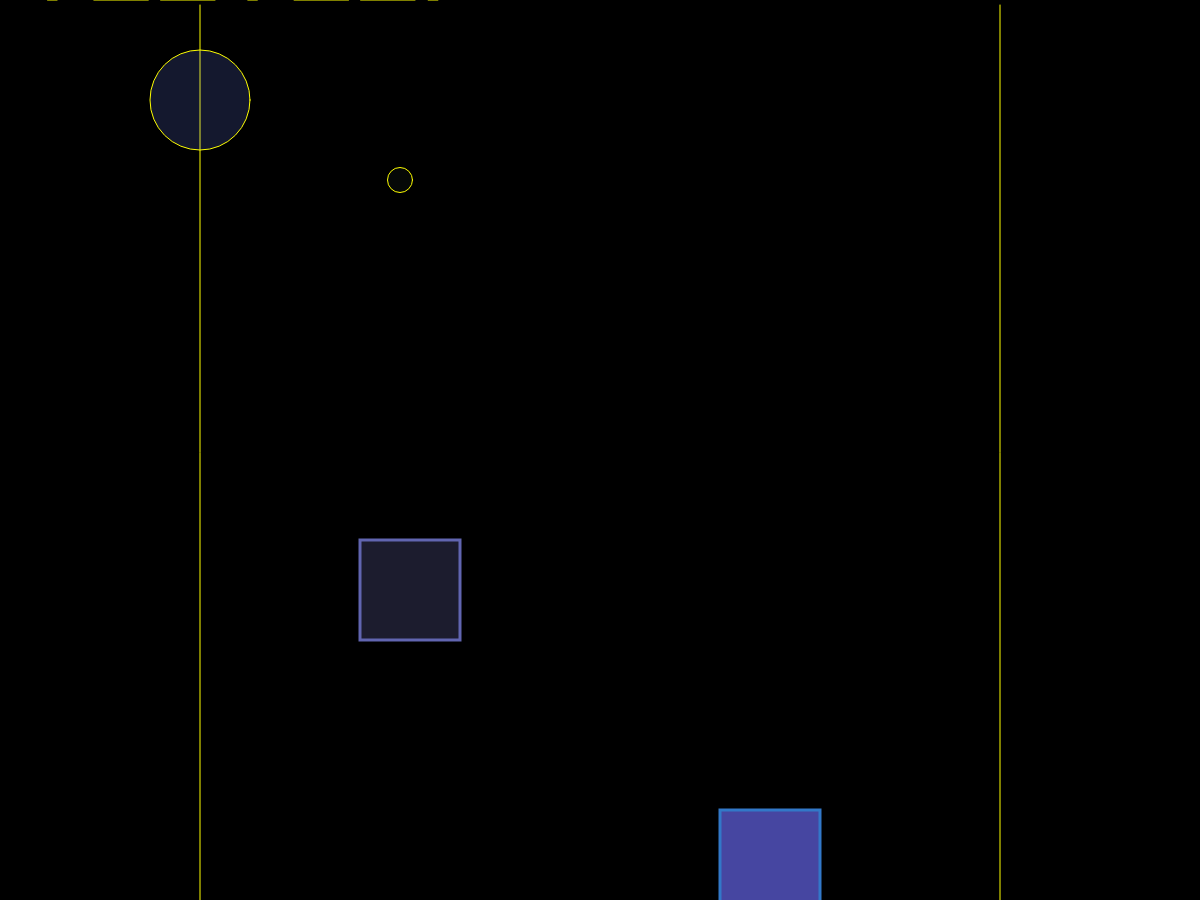
Frame 1 (no input)
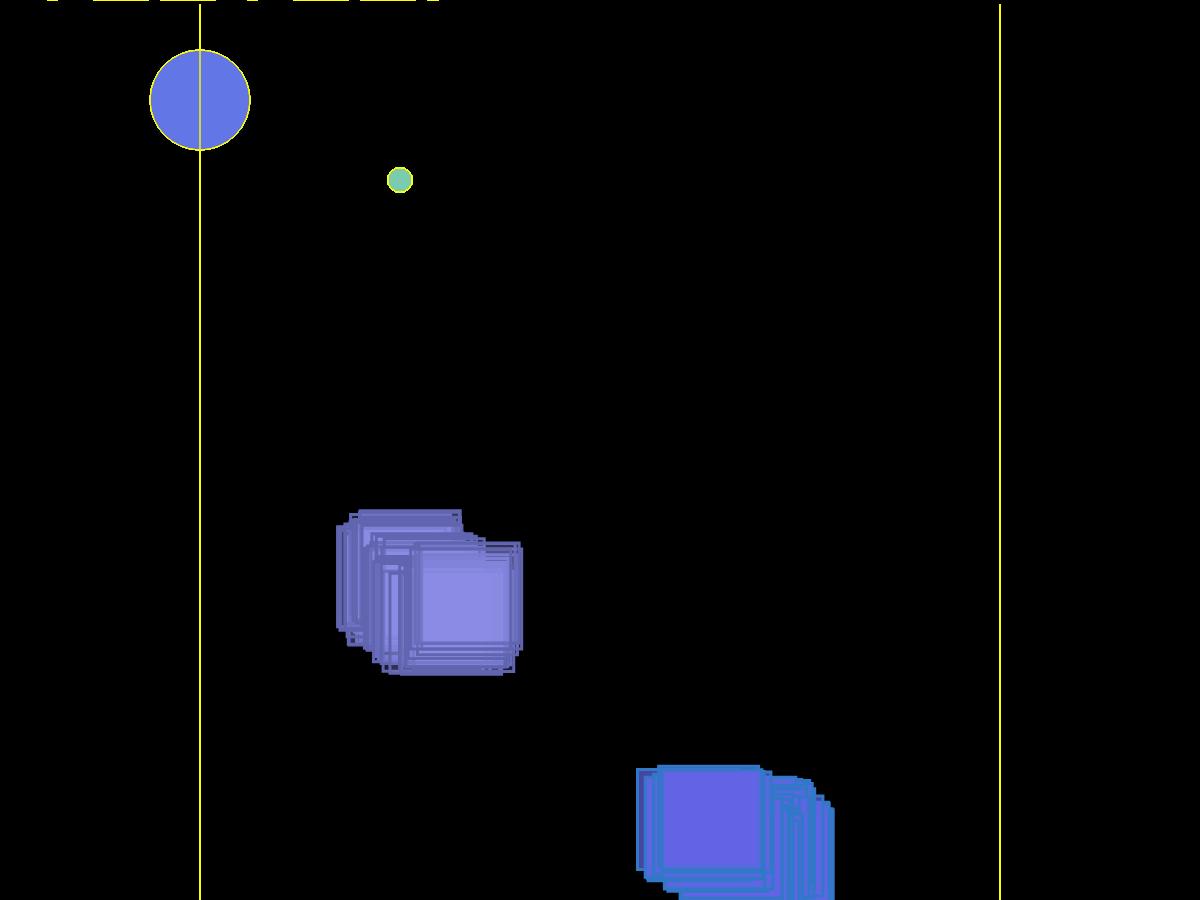
Frame 60 (no input)
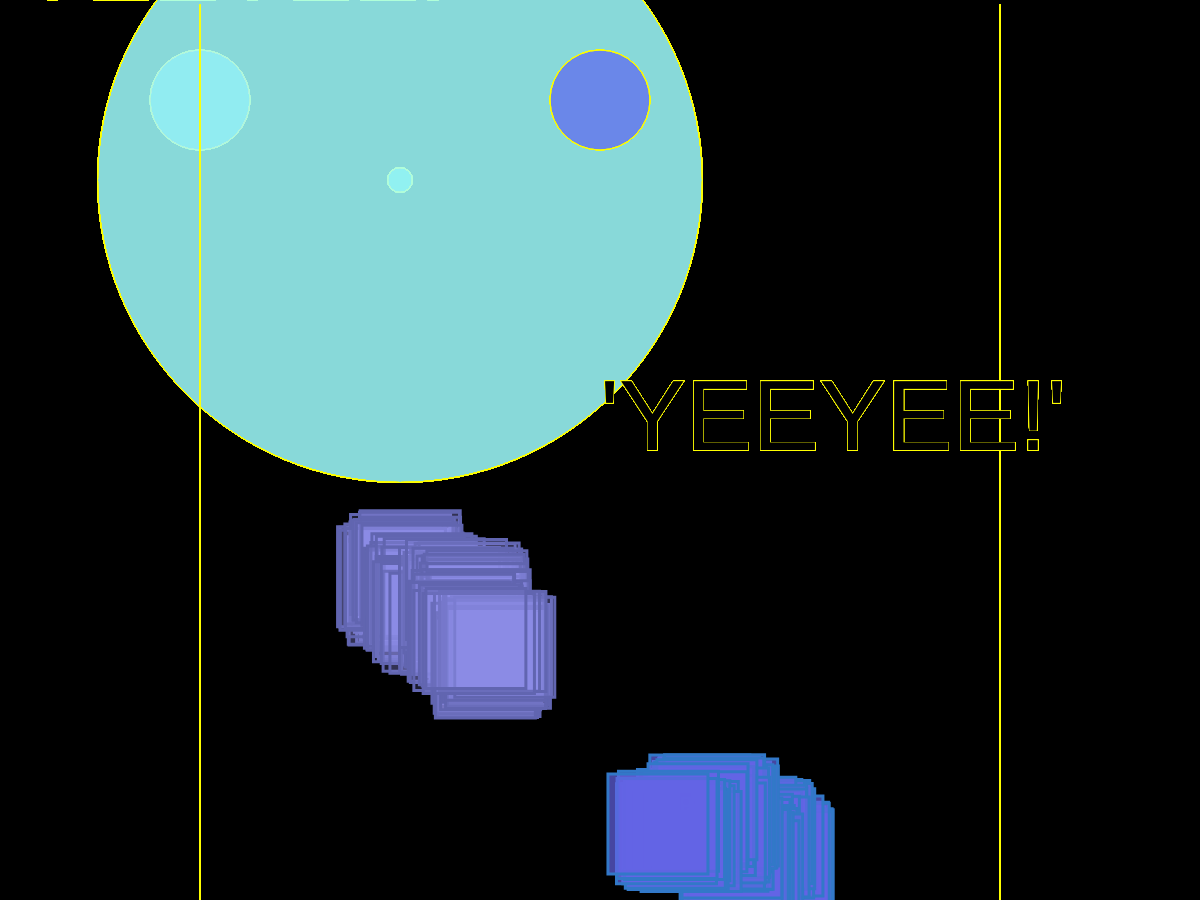
Frame 120 (the mouse pressed at the canvas centre since frame 60)

The p5.js sketch that drew these frames (run headless with seeded random() and noise() and a simulated clock; from frame 60 on, the mouse is pressed at the canvas centre):

// p5.js sketch
// ── sketch.js
/*
Name: sketch.js
Last Modified: 02/26/2018
Author: E.C.Pina
*/

let rect_x;
let rect_y;
let rect_width = 100;

let max_rect_mvt = 10;

let col_r = 0;
let col_g = 5;
let col_b = 0;

let circle_min = 25;
let circl_max;

function setup() {

  createCanvas( windowWidth, 900 );
  background(0);

  circle_max = width - 50;

  rect1_x = width * 0.3;
  rect1_y = height * 0.6;

  rect2_x = width * 0.6;
  rect2_y = height * 0.9;

  circle_max = width - 15;
}

function draw() {
  noCursor();

  // create walls
  let leftWall = 200;
  let rightWall = width - 200;

  let xm = mouseX;
  let cm = constrain(mouseX, leftWall, rightWall);

  let circle_size = map(mouseX, 0, width, circle_min, circle_max);

  // walls
  stroke ('yellow');
  line(leftWall, 5, leftWall, height);
  line(rightWall, 5, rightWall, height);

  push();
    // circle that grows and shrinks
    fill('rgba(153, 255, 230, .03)');
    ellipse(width/3, height/5, circle_size);

  pop();


  push();

    // draw the squares
    strokeWeight(3);
    stroke('rgba(97, 101, 176, 1)');
    fill('rgba(141, 141, 230, 0.2)');
    rect(rect1_x, rect1_y, rect_width, rect_width);

    // randomly update postion of squares
    rect1_x += random(-max_rect_mvt, max_rect_mvt);
    rect1_y += random(-max_rect_mvt, max_rect_mvt);

    stroke('rgba(50, 120, 200, 1)');
    fill('rgba(100, 100, 230, 0.7)');
    rect(rect2_x, rect2_y, rect_width, rect_width);

    rect2_x += random(-max_rect_mvt, max_rect_mvt);
    rect2_y += random(-max_rect_mvt, max_rect_mvt);

  pop();

  push();

    // draw circle

    col_r += random(0, 20);
    col_g += random(0, 30);
    col_b += random(0, 10);

    col_r += col_r % 200;
    col_g += col_g % 150;
    col_b += col_b % 255;

    fill('rgba(100, 120, 230, 0.2)');
    ellipse(cm, 100, 100);

  pop();

  push();

    textSize(100);
    fill('black');
    text("'YEEYEE!'", mouseX, mouseY)

  pop();

}
